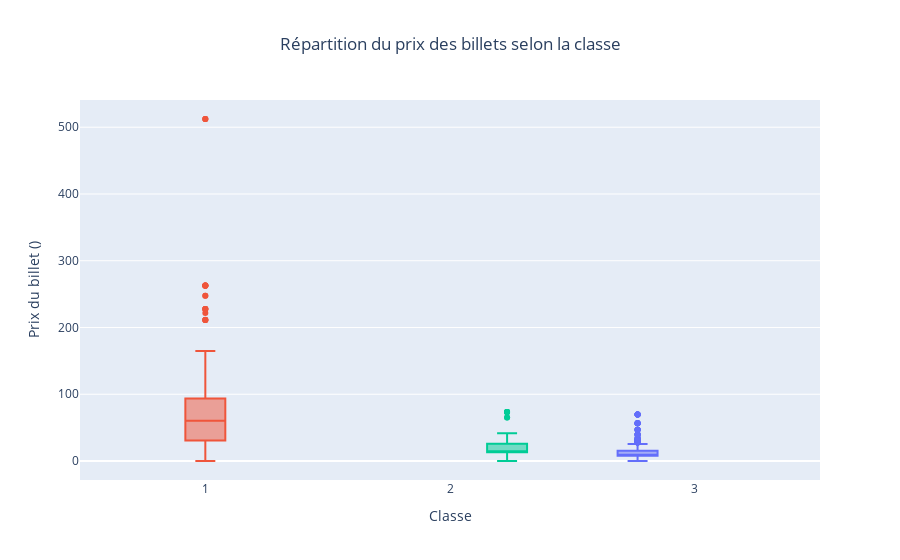

Write notebook code for a chart like this one.
### Markdown cell above
#           Répartition du prix des billets selon la classe

### Code cell
import plotly.express as px
import pandas as pd

# Recharger les données en gardant la colonne Fare
data = pd.read_csv('/home/marwa/Titanic_bdd/train.csv')

# Créer le box plot avec Plotly
fig = px.box(data, 
             x="Pclass", 
             y="Fare",
             title="Répartition du prix des billets selon la classe",
             labels={"Pclass": "Classe", 
                    "Fare": "Prix du billet (£)"},
             color="Pclass")

# Personnaliser le graphique
fig.update_layout(
    title_x=0.5,
    showlegend=False,
    boxmode='group',
    yaxis_title="Prix du billet ()",
    xaxis_title="Classe"
)

# Afficher le graphique
fig.show()

# Afficher les statistiques détaillées
print("\nStatistiques des prix par classe:")
print(data.groupby("Pclass")["Fare"].describe().round(2))

### Figure 1 — Plotly figure (JSON) as saved in the notebook; plotly's stock layout.template omitted (floating-point values rounded to 4 significant figures; data arrays with more than 128 entries replaced by an {"elided": "..."} marker saying what was removed)
{"data": [{"alignmentgroup": "True", "hovertemplate": "Classe=%{x}<br>Prix du billet (£)=%{y}<extra></extra>", "legendgroup": "3", "marker": {"color": "#636efa"}, "name": "3", "notched": false, "offsetgroup": "3", "orientation": "v", "showlegend": true, "type": "box", "x": {"elided": "491 int values"}, "x0": " ", "xaxis": "x", "y": {"elided": "491 float values"}, "y0": " ", "yaxis": "y"}, {"alignmentgroup": "True", "hovertemplate": "Classe=%{x}<br>Prix du billet (£)=%{y}<extra></extra>", "legendgroup": "1", "marker": {"color": "#EF553B"}, "name": "1", "notched": false, "offsetgroup": "1", "orientation": "v", "showlegend": true, "type": "box", "x": {"elided": "216 int values"}, "x0": " ", "xaxis": "x", "y": {"elided": "216 float values"}, "y0": " ", "yaxis": "y"}, {"alignmentgroup": "True", "hovertemplate": "Classe=%{x}<br>Prix du billet (£)=%{y}<extra></extra>", "legendgroup": "2", "marker": {"color": "#00cc96"}, "name": "2", "notched": false, "offsetgroup": "2", "orientation": "v", "showlegend": true, "type": "box", "x": {"elided": "184 int values"}, "x0": " ", "xaxis": "x", "y": {"elided": "184 float values"}, "y0": " ", "yaxis": "y"}], "layout": {"boxmode": "group", "legend": {"title": {"text": "Classe"}, "tracegroupgap": 0}, "showlegend": false, "title": {"text": "Répartition du prix des billets selon la classe", "x": 0.5}, "xaxis": {"anchor": "y", "categoryarray": [3, 1, 2], "categoryorder": "array", "domain": [0, 1], "title": {"text": "Classe"}}, "yaxis": {"anchor": "x", "domain": [0, 1], "title": {"text": "Prix du billet ()"}}}}
